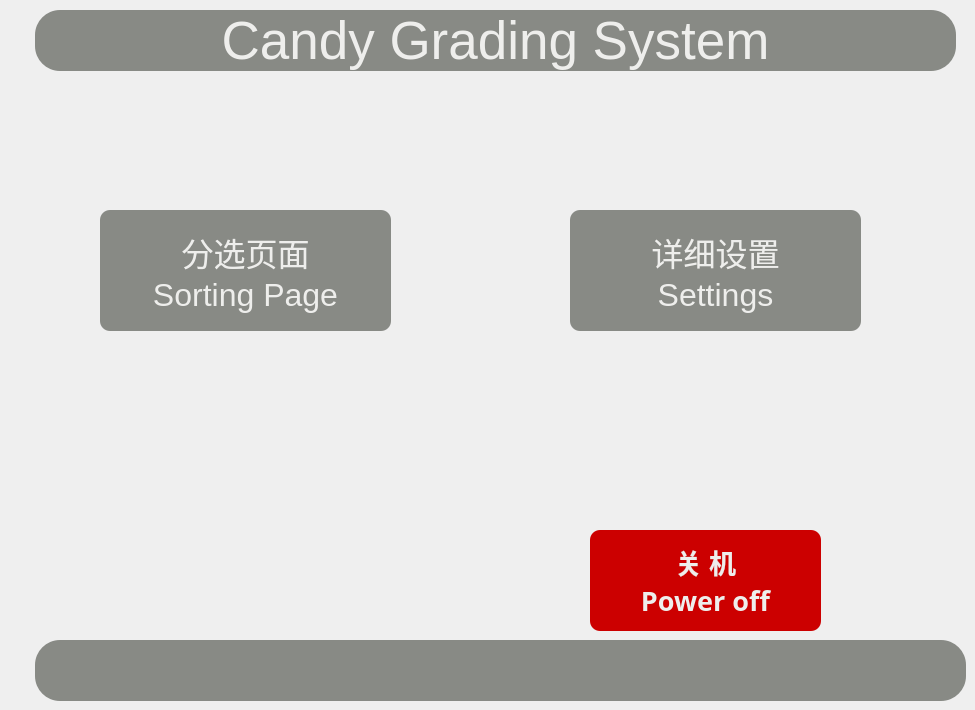
   <widget class="QWidget" name="tab_1">
    <attribute name="title">
     <string>Tab 1</string>
    </attribute>
    <widget class="QPushButton" name="btn_Tab1_2">
     <property name="geometry">
      <rect>
       <x>100</x>
       <y>210</y>
       <width>291</width>
       <height>121</height>
      </rect>
     </property>
     <property name="palette">
      <palette>
       <active>
        <colorrole role="WindowText">
         <brush brushstyle="SolidPattern">
          <color alpha="255">
           <red>238</red>
           <green>238</green>
           <blue>236</blue>
          </color>
         </brush>
        </colorrole>
        <colorrole role="Button">
         <brush brushstyle="SolidPattern">
          <color alpha="255">
           <red>136</red>
           <green>138</green>
           <blue>133</blue>
          </color>
         </brush>
        </colorrole>
        <colorrole role="Light">
         <brush brushstyle="SolidPattern">
          <color alpha="255">
           <red>204</red>
           <green>207</green>
           <blue>200</blue>
          </color>
         </brush>
        </colorrole>
        <colorrole role="Midlight">
         <brush brushstyle="SolidPattern">
          <color alpha="255">
           <red>170</red>
           <green>172</green>
           <blue>166</blue>
          </color>
         </brush>
        </colorrole>
        <colorrole role="Dark">
         <brush brushstyle="SolidPattern">
          <color alpha="255">
           <red>68</red>
           <green>69</green>
           <blue>66</blue>
          </color>
         </brush>
        </colorrole>
        <colorrole role="Mid">
         <brush brushstyle="SolidPattern">
          <color alpha="255">
           <red>91</red>
           <green>92</green>
           <blue>89</blue>
          </color>
         </brush>
        </colorrole>
        <colorrole role="Text">
         <brush brushstyle="SolidPattern">
          <color alpha="255">
           <red>238</red>
           <green>238</green>
           <blue>236</blue>
          </color>
         </brush>
        </colorrole>
        <colorrole role="BrightText">
         <brush brushstyle="SolidPattern">
          <color alpha="255">
           <red>255</red>
           <green>255</green>
           <blue>255</blue>
          </color>
         </brush>
        </colorrole>
        <colorrole role="ButtonText">
         <brush brushstyle="SolidPattern">
          <color alpha="255">
           <red>238</red>
           <green>238</green>
           <blue>236</blue>
          </color>
         </brush>
        </colorrole>
        <colorrole role="Base">
         <brush brushstyle="SolidPattern">
          <color alpha="255">
           <red>136</red>
           <green>138</green>
           <blue>133</blue>
          </color>
         </brush>
        </colorrole>
        <colorrole role="Window">
         <brush brushstyle="SolidPattern">
          <color alpha="255">
           <red>136</red>
           <green>138</green>
           <blue>133</blue>
          </color>
         </brush>
        </colorrole>
        <colorrole role="Shadow">
         <brush brushstyle="SolidPattern">
          <color alpha="255">
           <red>0</red>
           <green>0</green>
           <blue>0</blue>
          </color>
         </brush>
        </colorrole>
        <colorrole role="AlternateBase">
         <brush brushstyle="SolidPattern">
          <color alpha="255">
           <red>195</red>
           <green>196</green>
           <blue>194</blue>
          </color>
         </brush>
        </colorrole>
        <colorrole role="ToolTipBase">
         <brush brushstyle="SolidPattern">
          <color alpha="255">
           <red>255</red>
           <green>255</green>
           <blue>220</blue>
          </color>
         </brush>
        </colorrole>
        <colorrole role="ToolTipText">
         <brush brushstyle="SolidPattern">
          <color alpha="255">
           <red>0</red>
           <green>0</green>
           <blue>0</blue>
          </color>
         </brush>
        </colorrole>
       </active>
       <inactive>
        <colorrole role="WindowText">
         <brush brushstyle="SolidPattern">
          <color alpha="255">
           <red>238</red>
           <green>238</green>
           <blue>236</blue>
          </color>
         </brush>
        </colorrole>
        <colorrole role="Button">
         <brush brushstyle="SolidPattern">
          <color alpha="255">
           <red>136</red>
           <green>138</green>
           <blue>133</blue>
          </color>
         </brush>
        </colorrole>
        <colorrole role="Light">
         <brush brushstyle="SolidPattern">
          <color alpha="255">
           <red>204</red>
           <green>207</green>
           <blue>200</blue>
          </color>
         </brush>
        </colorrole>
        <colorrole role="Midlight">
         <brush brushstyle="SolidPattern">
          <color alpha="255">
           <red>170</red>
           <green>172</green>
           <blue>166</blue>
          </color>
         </brush>
        </colorrole>
        <colorrole role="Dark">
         <brush brushstyle="SolidPattern">
          <color alpha="255">
           <red>68</red>
           <green>69</green>
           <blue>66</blue>
          </color>
         </brush>
        </colorrole>
        <colorrole role="Mid">
         <brush brushstyle="SolidPattern">
          <color alpha="255">
           <red>91</red>
           <green>92</green>
           <blue>89</blue>
          </color>
         </brush>
        </colorrole>
        <colorrole role="Text">
         <brush brushstyle="SolidPattern">
          <color alpha="255">
           <red>238</red>
           <green>238</green>
           <blue>236</blue>
          </color>
         </brush>
        </colorrole>
        <colorrole role="BrightText">
         <brush brushstyle="SolidPattern">
          <color alpha="255">
           <red>255</red>
           <green>255</green>
           <blue>255</blue>
          </color>
         </brush>
        </colorrole>
        <colorrole role="ButtonText">
         <brush brushstyle="SolidPattern">
          <color alpha="255">
           <red>238</red>
           <green>238</green>
           <blue>236</blue>
          </color>
         </brush>
        </colorrole>
        <colorrole role="Base">
         <brush brushstyle="SolidPattern">
          <color alpha="255">
           <red>136</red>
           <green>138</green>
           <blue>133</blue>
          </color>
         </brush>
        </colorrole>
        <colorrole role="Window">
         <brush brushstyle="SolidPattern">
          <color alpha="255">
           <red>136</red>
           <green>138</green>
           <blue>133</blue>
          </color>
         </brush>
        </colorrole>
        <colorrole role="Shadow">
         <brush brushstyle="SolidPattern">
          <color alpha="255">
           <red>0</red>
           <green>0</green>
           <blue>0</blue>
          </color>
         </brush>
        </colorrole>
        <colorrole role="AlternateBase">
         <brush brushstyle="SolidPattern">
          <color alpha="255">
           <red>195</red>
           <green>196</green>
           <blue>194</blue>
          </color>
         </brush>
        </colorrole>
        <colorrole role="ToolTipBase">
         <brush brushstyle="SolidPattern">
          <color alpha="255">
           <red>255</red>
           <green>255</green>
           <blue>220</blue>
          </color>
         </brush>
        </colorrole>
        <colorrole role="ToolTipText">
         <brush brushstyle="SolidPattern">
          <color alpha="255">
           <red>0</red>
           <green>0</green>
           <blue>0</blue>
          </color>
         </brush>
        </colorrole>
       </inactive>
       <disabled>
        <colorrole role="WindowText">
         <brush brushstyle="SolidPattern">
          <color alpha="255">
           <red>238</red>
           <green>238</green>
           <blue>236</blue>
          </color>
         </brush>
        </colorrole>
        <colorrole role="Button">
         <brush brushstyle="SolidPattern">
          <color alpha="255">
           <red>136</red>
           <green>138</green>
           <blue>133</blue>
          </color>
         </brush>
        </colorrole>
        <colorrole role="Light">
         <brush brushstyle="SolidPattern">
          <color alpha="255">
           <red>204</red>
           <green>207</green>
           <blue>200</blue>
          </color>
         </brush>
        </colorrole>
        <colorrole role="Midlight">
         <brush brushstyle="SolidPattern">
          <color alpha="255">
           <red>170</red>
           <green>172</green>
           <blue>166</blue>
          </color>
         </brush>
        </colorrole>
        <colorrole role="Dark">
         <brush brushstyle="SolidPattern">
          <color alpha="255">
           <red>68</red>
           <green>69</green>
           <blue>66</blue>
          </color>
         </brush>
        </colorrole>
        <colorrole role="Mid">
         <brush brushstyle="SolidPattern">
          <color alpha="255">
           <red>91</red>
           <green>92</green>
           <blue>89</blue>
          </color>
         </brush>
        </colorrole>
        <colorrole role="Text">
         <brush brushstyle="SolidPattern">
          <color alpha="255">
           <red>238</red>
           <green>238</green>
           <blue>236</blue>
          </color>
         </brush>
        </colorrole>
        <colorrole role="BrightText">
         <brush brushstyle="SolidPattern">
          <color alpha="255">
           <red>255</red>
           <green>255</green>
           <blue>255</blue>
          </color>
         </brush>
        </colorrole>
        <colorrole role="ButtonText">
         <brush brushstyle="SolidPattern">
          <color alpha="255">
           <red>238</red>
           <green>238</green>
           <blue>236</blue>
          </color>
         </brush>
        </colorrole>
        <colorrole role="Base">
         <brush brushstyle="SolidPattern">
          <color alpha="255">
           <red>136</red>
           <green>138</green>
           <blue>133</blue>
          </color>
         </brush>
        </colorrole>
        <colorrole role="Window">
         <brush brushstyle="SolidPattern">
          <color alpha="255">
           <red>136</red>
           <green>138</green>
           <blue>133</blue>
          </color>
         </brush>
        </colorrole>
        <colorrole role="Shadow">
         <brush brushstyle="SolidPattern">
          <color alpha="255">
           <red>0</red>
           <green>0</green>
           <blue>0</blue>
          </color>
         </brush>
        </colorrole>
        <colorrole role="AlternateBase">
         <brush brushstyle="SolidPattern">
          <color alpha="255">
           <red>136</red>
           <green>138</green>
           <blue>133</blue>
          </color>
         </brush>
        </colorrole>
        <colorrole role="ToolTipBase">
         <brush brushstyle="SolidPattern">
          <color alpha="255">
           <red>255</red>
           <green>255</green>
           <blue>220</blue>
          </color>
         </brush>
        </colorrole>
        <colorrole role="ToolTipText">
         <brush brushstyle="SolidPattern">
          <color alpha="255">
           <red>0</red>
           <green>0</green>
           <blue>0</blue>
          </color>
         </brush>
        </colorrole>
       </disabled>
      </palette>
     </property>
     <property name="font">
      <font>
       <family>Ubuntu</family>
       <pointsize>24</pointsize>
       <weight>50</weight>
       <italic>false</italic>
       <bold>false</bold>
      </font>
     </property>
     <property name="styleSheet">
      <string notr="true">color: rgb(238, 238, 236);
border-radius:10px;
background-color: rgb(136, 138, 133);
font: 24pt &quot;Ubuntu&quot;;
border-width:4px;   </string>
     </property>
     <property name="text">
      <string>分选页面
Sorting Page</string>
     </property>
    </widget>
    <widget class="QPushButton" name="btn_Tab1_3">
     <property name="geometry">
      <rect>
       <x>570</x>
       <y>210</y>
       <width>291</width>
       <height>121</height>
      </rect>
     </property>
     <property name="palette">
      <palette>
       <active>
        <colorrole role="WindowText">
         <brush brushstyle="SolidPattern">
          <color alpha="255">
           <red>238</red>
           <green>238</green>
           <blue>236</blue>
          </color>
         </brush>
        </colorrole>
        <colorrole role="Button">
         <brush brushstyle="SolidPattern">
          <color alpha="255">
           <red>136</red>
           <green>138</green>
           <blue>133</blue>
          </color>
         </brush>
        </colorrole>
        <colorrole role="Light">
         <brush brushstyle="SolidPattern">
          <color alpha="255">
           <red>204</red>
           <green>207</green>
           <blue>200</blue>
          </color>
         </brush>
        </colorrole>
        <colorrole role="Midlight">
         <brush brushstyle="SolidPattern">
          <color alpha="255">
           <red>170</red>
           <green>172</green>
           <blue>166</blue>
          </color>
         </brush>
        </colorrole>
        <colorrole role="Dark">
         <brush brushstyle="SolidPattern">
          <color alpha="255">
           <red>68</red>
           <green>69</green>
           <blue>66</blue>
          </color>
         </brush>
        </colorrole>
        <colorrole role="Mid">
         <brush brushstyle="SolidPattern">
          <color alpha="255">
           <red>91</red>
           <green>92</green>
           <blue>89</blue>
          </color>
         </brush>
        </colorrole>
        <colorrole role="Text">
         <brush brushstyle="SolidPattern">
          <color alpha="255">
           <red>238</red>
           <green>238</green>
           <blue>236</blue>
          </color>
         </brush>
        </colorrole>
        <colorrole role="BrightText">
         <brush brushstyle="SolidPattern">
          <color alpha="255">
           <red>255</red>
           <green>255</green>
           <blue>255</blue>
          </color>
         </brush>
        </colorrole>
        <colorrole role="ButtonText">
         <brush brushstyle="SolidPattern">
          <color alpha="255">
           <red>238</red>
           <green>238</green>
           <blue>236</blue>
          </color>
         </brush>
        </colorrole>
        <colorrole role="Base">
         <brush brushstyle="SolidPattern">
          <color alpha="255">
           <red>136</red>
           <green>138</green>
           <blue>133</blue>
          </color>
         </brush>
        </colorrole>
        <colorrole role="Window">
         <brush brushstyle="SolidPattern">
          <color alpha="255">
           <red>136</red>
           <green>138</green>
           <blue>133</blue>
          </color>
         </brush>
        </colorrole>
        <colorrole role="Shadow">
         <brush brushstyle="SolidPattern">
          <color alpha="255">
           <red>0</red>
           <green>0</green>
           <blue>0</blue>
          </color>
         </brush>
        </colorrole>
        <colorrole role="AlternateBase">
         <brush brushstyle="SolidPattern">
          <color alpha="255">
           <red>195</red>
           <green>196</green>
           <blue>194</blue>
          </color>
         </brush>
        </colorrole>
        <colorrole role="ToolTipBase">
         <brush brushstyle="SolidPattern">
          <color alpha="255">
           <red>255</red>
           <green>255</green>
           <blue>220</blue>
          </color>
         </brush>
        </colorrole>
        <colorrole role="ToolTipText">
         <brush brushstyle="SolidPattern">
          <color alpha="255">
           <red>0</red>
           <green>0</green>
           <blue>0</blue>
          </color>
         </brush>
        </colorrole>
       </active>
       <inactive>
        <colorrole role="WindowText">
         <brush brushstyle="SolidPattern">
          <color alpha="255">
           <red>238</red>
           <green>238</green>
           <blue>236</blue>
          </color>
         </brush>
        </colorrole>
        <colorrole role="Button">
         <brush brushstyle="SolidPattern">
          <color alpha="255">
           <red>136</red>
           <green>138</green>
           <blue>133</blue>
          </color>
         </brush>
        </colorrole>
        <colorrole role="Light">
         <brush brushstyle="SolidPattern">
          <color alpha="255">
           <red>204</red>
           <green>207</green>
           <blue>200</blue>
          </color>
         </brush>
        </colorrole>
        <colorrole role="Midlight">
         <brush brushstyle="SolidPattern">
          <color alpha="255">
           <red>170</red>
           <green>172</green>
           <blue>166</blue>
          </color>
         </brush>
        </colorrole>
        <colorrole role="Dark">
         <brush brushstyle="SolidPattern">
          <color alpha="255">
           <red>68</red>
           <green>69</green>
           <blue>66</blue>
          </color>
         </brush>
        </colorrole>
        <colorrole role="Mid">
         <brush brushstyle="SolidPattern">
          <color alpha="255">
           <red>91</red>
           <green>92</green>
           <blue>89</blue>
          </color>
         </brush>
        </colorrole>
        <colorrole role="Text">
         <brush brushstyle="SolidPattern">
          <color alpha="255">
           <red>238</red>
           <green>238</green>
           <blue>236</blue>
          </color>
         </brush>
        </colorrole>
        <colorrole role="BrightText">
         <brush brushstyle="SolidPattern">
          <color alpha="255">
           <red>255</red>
           <green>255</green>
           <blue>255</blue>
          </color>
         </brush>
        </colorrole>
        <colorrole role="ButtonText">
         <brush brushstyle="SolidPattern">
          <color alpha="255">
           <red>238</red>
           <green>238</green>
           <blue>236</blue>
          </color>
         </brush>
        </colorrole>
        <colorrole role="Base">
         <brush brushstyle="SolidPattern">
          <color alpha="255">
           <red>136</red>
           <green>138</green>
           <blue>133</blue>
          </color>
         </brush>
        </colorrole>
        <colorrole role="Window">
         <brush brushstyle="SolidPattern">
          <color alpha="255">
           <red>136</red>
           <green>138</green>
           <blue>133</blue>
          </color>
         </brush>
        </colorrole>
        <colorrole role="Shadow">
         <brush brushstyle="SolidPattern">
          <color alpha="255">
           <red>0</red>
           <green>0</green>
           <blue>0</blue>
          </color>
         </brush>
        </colorrole>
        <colorrole role="AlternateBase">
         <brush brushstyle="SolidPattern">
          <color alpha="255">
           <red>195</red>
           <green>196</green>
           <blue>194</blue>
          </color>
         </brush>
        </colorrole>
        <colorrole role="ToolTipBase">
         <brush brushstyle="SolidPattern">
          <color alpha="255">
           <red>255</red>
           <green>255</green>
           <blue>220</blue>
          </color>
         </brush>
        </colorrole>
        <colorrole role="ToolTipText">
         <brush brushstyle="SolidPattern">
          <color alpha="255">
           <red>0</red>
           <green>0</green>
           <blue>0</blue>
          </color>
         </brush>
        </colorrole>
       </inactive>
       <disabled>
        <colorrole role="WindowText">
         <brush brushstyle="SolidPattern">
          <color alpha="255">
           <red>238</red>
           <green>238</green>
           <blue>236</blue>
          </color>
         </brush>
        </colorrole>
        <colorrole role="Button">
         <brush brushstyle="SolidPattern">
          <color alpha="255">
           <red>136</red>
           <green>138</green>
           <blue>133</blue>
          </color>
         </brush>
        </colorrole>
        <colorrole role="Light">
         <brush brushstyle="SolidPattern">
          <color alpha="255">
           <red>204</red>
           <green>207</green>
           <blue>200</blue>
          </color>
         </brush>
        </colorrole>
        <colorrole role="Midlight">
         <brush brushstyle="SolidPattern">
          <color alpha="255">
           <red>170</red>
           <green>172</green>
           <blue>166</blue>
          </color>
         </brush>
        </colorrole>
        <colorrole role="Dark">
         <brush brushstyle="SolidPattern">
          <color alpha="255">
           <red>68</red>
           <green>69</green>
           <blue>66</blue>
          </color>
         </brush>
        </colorrole>
        <colorrole role="Mid">
         <brush brushstyle="SolidPattern">
          <color alpha="255">
           <red>91</red>
           <green>92</green>
           <blue>89</blue>
          </color>
         </brush>
        </colorrole>
        <colorrole role="Text">
         <brush brushstyle="SolidPattern">
          <color alpha="255">
           <red>238</red>
           <green>238</green>
           <blue>236</blue>
          </color>
         </brush>
        </colorrole>
        <colorrole role="BrightText">
         <brush brushstyle="SolidPattern">
          <color alpha="255">
           <red>255</red>
           <green>255</green>
           <blue>255</blue>
          </color>
         </brush>
        </colorrole>
        <colorrole role="ButtonText">
         <brush brushstyle="SolidPattern">
          <color alpha="255">
           <red>238</red>
           <green>238</green>
           <blue>236</blue>
          </color>
         </brush>
        </colorrole>
        <colorrole role="Base">
         <brush brushstyle="SolidPattern">
          <color alpha="255">
           <red>136</red>
           <green>138</green>
           <blue>133</blue>
          </color>
         </brush>
        </colorrole>
        <colorrole role="Window">
         <brush brushstyle="SolidPattern">
          <color alpha="255">
           <red>136</red>
           <green>138</green>
           <blue>133</blue>
          </color>
         </brush>
        </colorrole>
        <colorrole role="Shadow">
         <brush brushstyle="SolidPattern">
          <color alpha="255">
           <red>0</red>
           <green>0</green>
           <blue>0</blue>
          </color>
         </brush>
        </colorrole>
        <colorrole role="AlternateBase">
         <brush brushstyle="SolidPattern">
          <color alpha="255">
           <red>136</red>
           <green>138</green>
           <blue>133</blue>
          </color>
         </brush>
        </colorrole>
        <colorrole role="ToolTipBase">
         <brush brushstyle="SolidPattern">
          <color alpha="255">
           <red>255</red>
           <green>255</green>
           <blue>220</blue>
          </color>
         </brush>
        </colorrole>
        <colorrole role="ToolTipText">
         <brush brushstyle="SolidPattern">
          <color alpha="255">
           <red>0</red>
           <green>0</green>
           <blue>0</blue>
          </color>
         </brush>
        </colorrole>
       </disabled>
      </palette>
     </property>
     <property name="font">
      <font>
       <pointsize>24</pointsize>
      </font>
     </property>
     <property name="styleSheet">
      <string notr="true">color: rgb(238, 238, 236); 
background-color: rgb(136, 138, 133);
font: 24pt &quot;Ubuntu&quot;;
border-radius:10px;</string>
     </property>
     <property name="text">
      <string>详细设置
Settings</string>
     </property>
    </widget>
    <widget class="QLabel" name="label_1_1">
     <property name="geometry">
      <rect>
       <x>35</x>
       <y>10</y>
       <width>921</width>
       <height>61</height>
      </rect>
     </property>
     <property name="font">
      <font>
       <pointsize>40</pointsize>
      </font>
     </property>
     <property name="styleSheet">
      <string notr="true">color: rgb(238, 238, 236);
background-color: rgb(136, 138, 133);
border-width:4px;
border-radius:25px;</string>
     </property>
     <property name="text">
      <string>Candy Grading System</string>
     </property>
     <property name="alignment">
      <set>Qt::AlignCenter</set>
     </property>
    </widget>
    <widget class="QLabel" name="label_1_5">
     <property name="geometry">
      <rect>
       <x>35</x>
       <y>640</y>
       <width>931</width>
       <height>61</height>
      </rect>
     </property>
     <property name="font">
      <font>
       <pointsize>40</pointsize>
      </font>
     </property>
     <property name="styleSheet">
      <string notr="true">color: rgb(238, 238, 236);
background-color: rgb(136, 138, 133);
border-width:4px;
border-radius:25px;</string>
     </property>
     <property name="text">
      <string/>
     </property>
     <property name="alignment">
      <set>Qt::AlignCenter</set>
     </property>
    </widget>
    <widget class="QLabel" name="MCU_status">
     <property name="geometry">
      <rect>
       <x>870</x>
       <y>560</y>
       <width>71</width>
       <height>41</height>
      </rect>
     </property>
     <property name="text">
      <string/>
     </property>
    </widget>
    <widget class="QPushButton" name="btn_close">
     <property name="geometry">
      <rect>
       <x>590</x>
       <y>530</y>
       <width>231</width>
       <height>101</height>
      </rect>
     </property>
     <property name="font">
      <font>
       <family>Samyak Devanagari</family>
       <pointsize>20</pointsize>
       <weight>75</weight>
       <bold>true</bold>
      </font>
     </property>
     <property name="styleSheet">
      <string notr="true">color: rgb(238, 238, 236);
background-color: rgb(204, 0, 0);
border-radius:10px;</string>
     </property>
     <property name="text">
      <string>关 机
Power off</string>
     </property>
    </widget>
   </widget>
